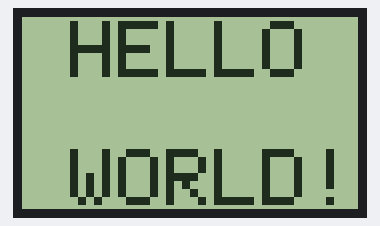
The sketch below on a simulated Arduino Uno, built with avr-gcc and run on an emulated ATmega328P. Shown: 84×48 one-colour display.

Above: at 1.1 s.

The sketch:

NOKIA_DISPLAY.ino
```cpp
#include <SPI.h>
#include <Adafruit_PCD8544.h>

#include <Adafruit_GFX.h>
Adafruit_PCD8544 lcd = Adafruit_PCD8544(12,11,10,9,8);


void setup() {
  lcd.begin();
  lcd.setContrast(40);
  delay(1000);
  lcd.clearDisplay();

}

void loop() {

lcd.setTextSize(2);
lcd.setTextColor(BLACK);
lcd.setCursor(0,1);
lcd.println(" HELLO");
lcd.println();
lcd.println(" WORLD!");
lcd.display();
delay(2000);
lcd.clearDisplay();
}
```
